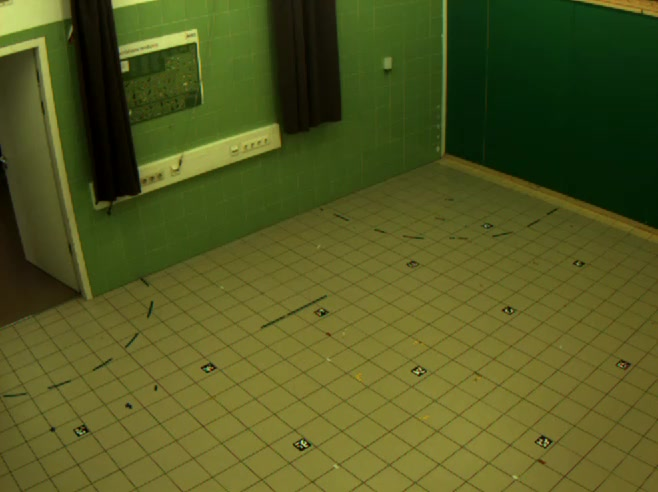
#> input picture src/aruco_templates/multicam/cam1.jpg, 658 x 492 px; its folder holds 4 pictures in this run
$ python homography_project.py   (Python 2 division)
#> lines starting #> are read from the running program, lines starting #| are printed output that depends on the picture
import glob
import os
import json

import cv2
import numpy as np

from test_laser import BORDER_TRESHOLD

ROOT_DIR = os.path.abspath("./")

ARUCO_PATH = os.path.join(ROOT_DIR, "aruco_templates/multicam")
MERGED_DIR = os.path.join(ROOT_DIR, "datastream/yolo7_deepsort/merged")
PROJECTED_DIR = os.path.join(ROOT_DIR, "datastream/yolo7_deepsort/projected")
PROJECTED_POINTS_DIR = os.path.join(PROJECTED_DIR, "points")

TEST_NAME = "05_23_sync_det"
# Labor parameters in meter
LAB_X = 5.4
LAB_Y = 6.27

BORDER_TRESHOLD = 0.1

def check_border(point):
    is_border = False
    if point[0] < BORDER_TRESHOLD or point[1] < BORDER_TRESHOLD or point[0] > LAB_X - BORDER_TRESHOLD or point[1] > LAB_Y - BORDER_TRESHOLD:
        is_border = True

    return is_border

def coord_from_filename(filename):
    x = int(filename[-7])
    y = int(filename[-5])

    return x,y

def calculate_homography(view, aruco_img):
    template_matching_method = cv2.TM_SQDIFF_NORMED

    src_pts = []
    dst_pts = []

    # Find and match the distance points (lab coordinates in meter) with source points (pixel coordinates)
    for aruco_board in sorted(glob.glob(os.path.join(ARUCO_PATH,"{}_*_*.png".format(view)))):

        x, y = coord_from_filename(aruco_board)
        pt = (x, y)
        dst_pts.append(pt)

        template = cv2.imread(aruco_board, 0)

        w, h = template.shape[::-1]

        res = cv2.matchTemplate(aruco_img, template, template_matching_method)
        in_val, max_val, min_loc, max_loc = cv2.minMaxLoc(res)
        top_left = min_loc
        bottom_right = (top_left[0] + w, top_left[1] + h)
        src_pts.append(top_left)

    src_pts = np.array(src_pts)
    dst_pts = np.array(dst_pts)

    homography_mx, _ = cv2.findHomography(src_pts, dst_pts, cv2.RANSAC, 5.0)

    return homography_mx

def calculate_all_homography(aruco_data):
    homography_matrices = []
    for cam_data in aruco_data:
        view = cam_data[0]
        image = cam_data[1]
        homography_mx = calculate_homography(view, image)
        homography_matrices.append([view, homography_mx])

    return sorted(homography_matrices)

def read_aruco_images():
    images = []
    for pic in glob.glob(os.path.join(ARUCO_PATH, "cam?.jpg")):
        cam_id = int(pic[-5])
        image = cv2.imread(pic, 0)
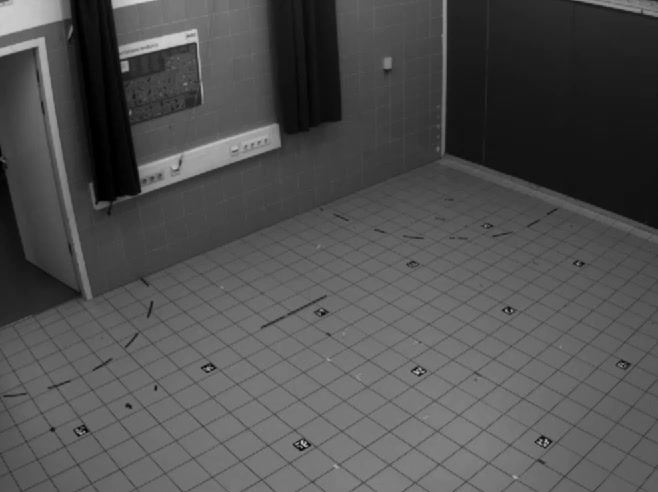
#> image: shape (492, 658); min 0, max 217, mean 80.1
        images.append([cam_id, image])
#> pass 2 of the loop in read_aruco_images, `for pic in glob.glob(os.path.join(ARUCO_PATH, "cam?.jpg")):`:
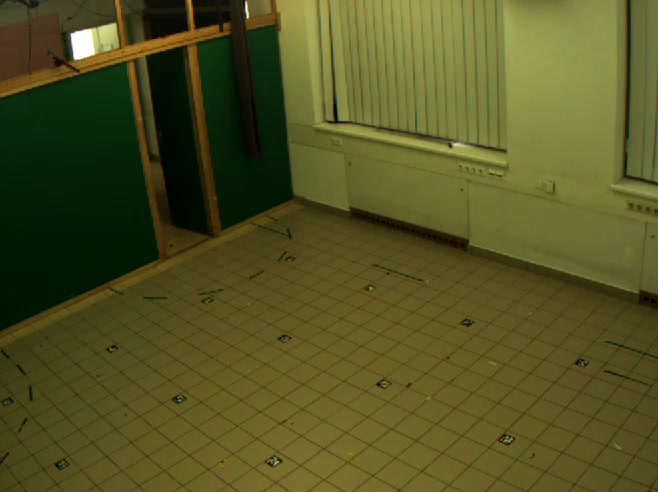
#> input picture src/aruco_templates/multicam/cam2.jpg, 658 x 492 px
#> in read_aruco_images, `image = cv2.imread(pic, 0)`:
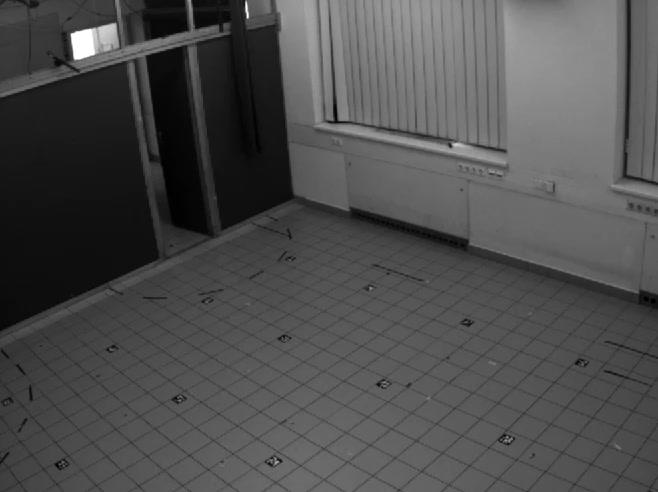
#> image: shape (492, 658); min 0, max 255, mean 77.8
#> pass 3 of the loop in read_aruco_images, `for pic in glob.glob(os.path.join(ARUCO_PATH, "cam?.jpg")):`:
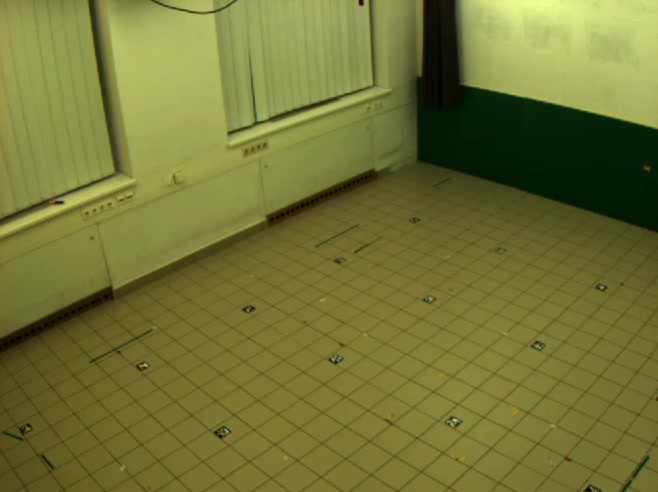
#> input picture src/aruco_templates/multicam/cam3.jpg, 658 x 492 px
#> in read_aruco_images, `image = cv2.imread(pic, 0)`:
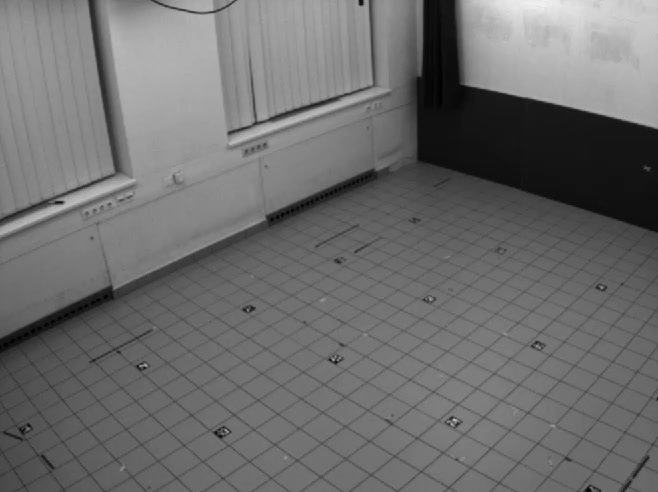
#> image: shape (492, 658); min 0, max 241, mean 109.6
#> the loop made 4 passes; the first 3 are shown

    return images

def project(com_data, homography_matrices):
    projected_data = {}
    for frame_id, frame_data in com_data.items():
        projected_data[frame_id] = []
        for object in frame_data:
            img_coord = np.array(object['ground_point']).astype(float).reshape(-1,1,2)
            cam_id = object['cam_id']
            warped_coords = cv2.perspectiveTransform(img_coord, homography_matrices[cam_id-1][1])
            x = warped_coords[0,0,0]
            y = warped_coords[0,0,1]
            is_border = check_border([x,y])
            if not is_border:
                object_info = {'cam_id': cam_id, 'id': object['id'], 'mask_com': object['mask_com'], 'ground_point': object['ground_point'], 'projected_point': [x, y], 'class': object['class'], 'score': object['score'], 'height': object['height'], 'width': object['width']}
                projected_data[frame_id].append(object_info)
                #print(frame_id, object_info)

    return projected_data


if __name__ == "__main__":
    aruco_images = read_aruco_images()
    homography_matrices = calculate_all_homography(aruco_images)
#> (the run stopped early here; a loop or call above may not have finished)
